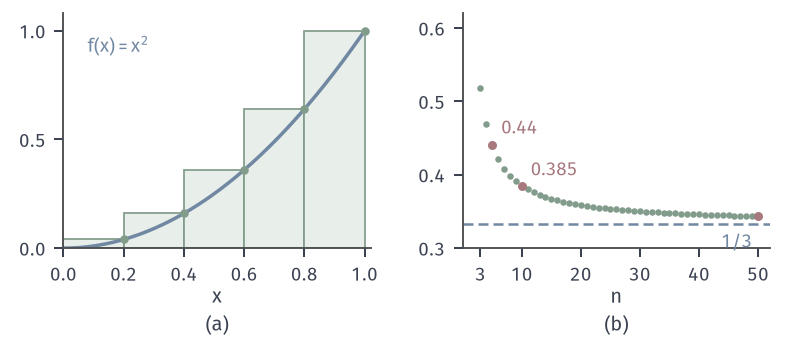

Recreate this plot in Python.
from pathlib import Path
import sys
HERE = Path(__file__).resolve().parent
sys.path.insert(0, str(HERE.parent/"weak-common"))
from weak_fig import *
# Lattice uniform U_n on {1/n,...,1} -> Unif(0,1). Test function f(x)=min(x^2,1).
# (a) n=5 right-endpoint Riemann bars, sum = E f(U_5) = 0.44 ; (b) E f(U_n)=(n+1)(2n+1)/(6n^2) -> 1/3.
fig, axes = figure(width_mm=112, height_mm=48, ncols=2)
panel(fig, left=.08, wspace=.3, bottom=.27)
ax = axes[0]; n = 5; k = np.arange(1, n+1)
ax.bar((k-1)/n, (k/n)**2, width=1/n, align='edge', color=GREEN_FILL, edgecolor=GREEN, lw=.7)
x = np.linspace(0, 1, 300); ax.plot(x, x**2, color=BLUE, lw=1.4)
for kk in k: dot(ax, kk/n, (kk/n)**2, GREEN, ms=3.4)
ax.set_xlim(0, 1.02); ax.set_ylim(0, 1.08); ax.set_xticks([0, .2, .4, .6, .8, 1]); ax.set_yticks([0, .5, 1])
lab(ax, .08, .9, r'$f(x)=x^2$', BLUE)
axlab(ax, r'$x$')
ax = axes[1]; ns = np.arange(3, 51); vals = (ns+1)*(2*ns+1)/(6*ns**2)
ax.plot(ns, vals, 'o', ms=2.6, color=GREEN, mew=0)
ax.axhline(1/3, color=BLUE, lw=1.0, ls=DASH)
for m in (5, 10, 50): dot(ax, m, (m+1)*(2*m+1)/(6*m*m), RED, ms=3.6)
lab(ax, 5+1.5, .44+.01, '$0.44$', RED, va='bottom'); lab(ax, 11.5, .385+.008, '$0.385$', RED, va='bottom')
lab(ax, 49, 1/3-.012, '$1/3$', BLUE, ha='right', va='top')
ax.set_xlim(0, 52); ax.set_ylim(.3, .62); ax.set_xticks([3, 10, 20, 30, 40, 50]); ax.set_yticks([.3, .4, .5, .6])
axlab(ax, r'$n$')
tags(fig, axes)
save(fig, HERE, 'figure', {'E_f_U_n': {int(m): float((m+1)*(2*m+1)/(6*m*m)) for m in (5, 10, 50)}, 'limit': 1/3})
